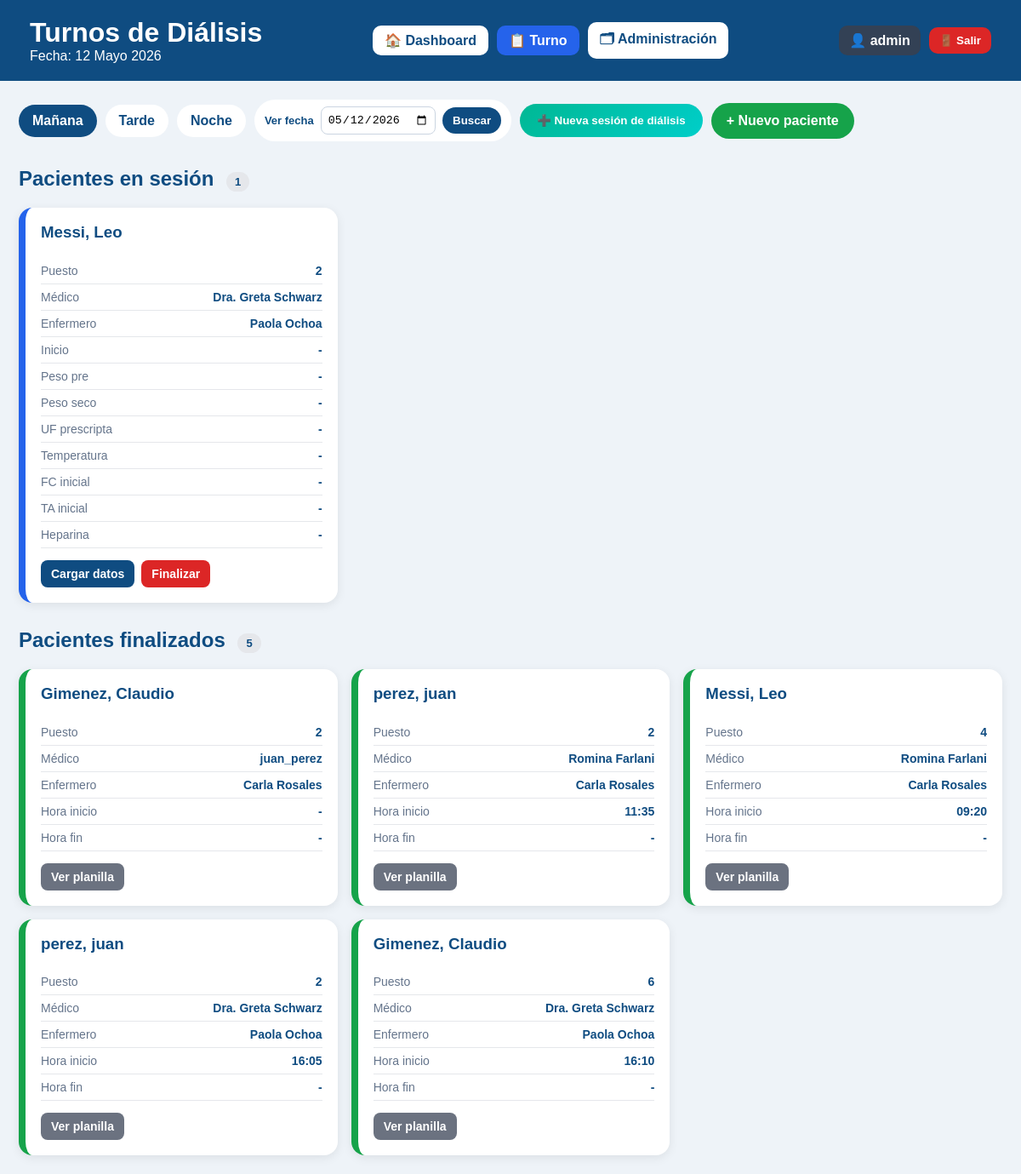
/turno/?turno=manana&fecha=2026-05-12 (signed in), run on the app's committed database.
### sesiones/models.py (models this page shows, shortened)
class SesionDialisis(models.Model):
    TURNO_CHOICES = [
        ("manana", "Mañana"),
        ("tarde", "Tarde"),
        ("noche", "Noche"),
    ]
    ESTADO_CHOICES = [
        ("pendiente", "Pendiente"),
        ("activa", "En sesión"),
        ("finalizada", "Finalizada"),
    ]
    MEDICO_CHOICES = [
    ("juan_perez", "Dr. Juan Pérez"),
    ("maria_garcia", "Dra. María García"),
    ("roberto_lopez", "Dr. Roberto López"),
]
    paciente = models.ForeignKey(Paciente, on_delete=models.CASCADE)
    puesto = models.ForeignKey(Puesto, on_delete=models.SET_NULL, null=True, blank=True)
    fecha = models.DateField()
    turno = models.CharField(max_length=10, choices=TURNO_CHOICES)
    estado = models.CharField(max_length=20, choices=ESTADO_CHOICES, default="pendiente")
    medico_asignado = models.CharField(
        max_length=20,
        choices=MEDICO_CHOICES,
        blank=True,
        null=True,
    )
    enfermero_asignado = models.CharField(
        max_length=100,
        blank=True,
        null=True,
    )
    peso_pre = models.DecimalField(max_digits=5, decimal_places=2, null=True, blank=True)
    peso_post = models.DecimalField(max_digits=5, decimal_places=2, null=True, blank=True)
    ta_inicial = models.CharField(max_length=20, blank=True)
    ta_final = models.CharField(max_length=20, blank=True)
    medicacion = models.TextField(blank=True)
    incidencias = models.TextField(blank=True)
    observaciones = models.TextField(blank=True)  # Campo anterior, queda por compatibilidad.
    finalizada = models.BooleanField(default=False)
    creada_en = models.DateTimeField(auto_now_add=True)
    class Meta:
        ordering = ["-fecha", "turno"]

class Puesto(models.Model):
    numero = models.PositiveIntegerField(unique=True)
    activo = models.BooleanField(default=True)

class PlanillaHemodialisis(models.Model):
    sesion = models.OneToOneField(SesionDialisis, on_delete=models.CASCADE)
    acceso_vascular = models.CharField(max_length=100, blank=True)
    dializador = models.CharField(max_length=100, blank=True)
    concentrado = models.CharField(max_length=100, blank=True)
    agujas = models.CharField(max_length=100, blank=True)
    talla = models.CharField(max_length=50, blank=True)
    peso_seco = models.DecimalField(max_digits=5, decimal_places=2, null=True, blank=True)
    td = models.CharField(max_length=50, blank=True)
    qb = models.CharField(max_length=50, blank=True)
    qd = models.CharField(max_length=50, blank=True)
    na = models.CharField(max_length=50, blank=True)
    peso_pre = models.DecimalField(max_digits=5, decimal_places=2, null=True, blank=True)
    peso_post = models.DecimalField(max_digits=5, decimal_places=2, null=True, blank=True)
    uf_prescripta = models.CharField(max_length=50, blank=True)
    temperatura_inicial = models.CharField(max_length=50, blank=True)
    frecuencia_cardiaca_inicial = models.CharField(max_length=50, blank=True)
    ta_inicial = models.CharField(max_length=50, blank=True)
    heparina_inicial = models.CharField(max_length=100, blank=True)
    hora_inicio = models.CharField(max_length=50, blank=True)
    temperatura_final = models.CharField(max_length=50, blank=True)
    ta_egreso = models.CharField(max_length=50, blank=True)
    frecuencia_cardiaca_final = models.CharField(max_length=50, blank=True)
    uf_final = models.CharField(max_length=50, blank=True)
    hora_fin = models.CharField(max_length=50, blank=True)
    atb = models.CharField(max_length=100, blank=True)
    observaciones = models.TextField(blank=True)  # Campo anterior, queda por compatibilidad.
    observaciones_enfermeria = models.TextField(blank=True)
    observaciones_medicas = models.TextField(blank=True)

### pacientes/models.py (models this page shows)
class Paciente(models.Model):
    nombre = models.CharField(max_length=100)
    apellido = models.CharField(max_length=100)
    dni = models.CharField(
        max_length=20,
        unique=True
    )
    fecha_nacimiento = models.DateField(
        null=True,
        blank=True
    )
    telefono = models.CharField(
        max_length=30,
        blank=True
    )
    direccion = models.CharField(
        max_length=200,
        blank=True
    )
    obra_social = models.CharField(
        max_length=100,
        blank=True
    )
    numero_afiliado = models.CharField(
        max_length=100,
        blank=True
    )
    fecha_ingreso_dialisis = models.DateField(
        null=True,
        blank=True
    )
    etiologia = models.TextField(
        blank=True
    )
    diagnostico = models.TextField(
        blank=True
    )
    acceso_vascular = models.CharField(
        max_length=100,
        blank=True
    )
    medico_tratante = models.CharField(
        max_length=100,
        blank=True
    )
    activo = models.BooleanField(
        default=True
    )
    observaciones = models.TextField(
        blank=True
    )
    creado_en = models.DateTimeField(
        auto_now_add=True
    )
    class Meta:
        ordering = ["apellido", "nombre"]
    def __str__(self):
        return f"{self.apellido}, {self.nombre}"

### dashboard/views.py (the view, shortened to what this page needs)
# urls.py: path("turno/", views.turno, name="turno"),
@login_required
def turno(request):
    turno_actual = request.GET.get("turno", "manana")
    fecha_get = request.GET.get("fecha")
    if fecha_get:
        try:
            hoy = datetime.strptime(fecha_get, "%Y-%m-%d").date()
        except ValueError:
            hoy = date.today()
    else:
        hoy = date.today()
    medicos = User.objects.filter(
        username__icontains="medico"
    ).order_by("first_name", "last_name", "username")
    pacientes = Paciente.objects.filter(activo=True).order_by("apellido", "nombre")
    puestos = Puesto.objects.filter(activo=True).order_by("numero")
    sesiones = list(
        SesionDialisis.objects.filter(
            fecha=hoy,
            turno=turno_actual,
        ).select_related("paciente", "puesto")
    )
    for s in sesiones:
        try:
            s.planilla = s.planillahemodialisis
            if s.planilla.hora_inicio and s.planilla.hora_fin:
                h_inicio = datetime.strptime(s.planilla.hora_inicio, "%H:%M")
                h_fin = datetime.strptime(s.planilla.hora_fin, "%H:%M")
                diferencia = h_fin - h_inicio
                horas = diferencia.seconds // 3600
                minutos = (diferencia.seconds % 3600) // 60
                s.duracion = f"{horas}h {minutos}m"
            else:
                s.duracion = None
        except Exception:
            s.planilla = None
            s.duracion = None
    sesiones_activas = [
        s for s in sesiones if s.estado == "activa" and not s.finalizada
    ]
    sesiones_finalizadas = [
        s for s in sesiones if s.finalizada
    ]
    context = {
        "hoy": hoy,
        "turno_actual": turno_actual,
        "pacientes": pacientes,
        "puestos": puestos,
        "medicos": medicos,
        "sesiones_activas": sesiones_activas,
        "sesiones_finalizadas": sesiones_finalizadas,
        "sesiones_pendientes": [],
    }
    context.update(contexto_roles(request))
    return render(request, "dashboard/turno.html", context)

### dashboard/templates/dashboard/turno.html (shortened to what this page needs)
<!DOCTYPE html>
<html lang="es">
<head>
</head>
<body>
<div class="header">
    <div class="nav-bar">
        <div>
            <h1 style="margin:0;">Turnos de Diálisis</h1>
            <div>Fecha: {{ hoy }}</div>
        </div>
        <div class="nav-left">
            <a href="/dashboard/" class="nav-btn">🏠 Dashboard</a>
            <a href="/turno/" class="nav-btn active">📋 Turno</a>
            <a href="/pacientes/" class="nav-btn">    🗂 Administración</a>
        </div>
        <div class="nav-right">
            <span class="usuario">👤 {{ usuario_actual }}</span>
            <form method="post" action="{% url 'logout' %}">
                <button type="submit" class="btn-logout">🚪 Salir</button>
            </form>
        </div>
    </div>
</div>
<div class="container">
    <div class="turnos">
        <a href="/turno/?turno=manana" class="{% if turno_actual == 'manana' %}activo{% endif %}">
            Mañana
        </a>
        <a href="/turno/?turno=tarde" class="{% if turno_actual == 'tarde' %}activo{% endif %}">
            Tarde
        </a>
        <a href="/turno/?turno=noche" class="{% if turno_actual == 'noche' %}activo{% endif %}">
            Noche
        </a>
<form method="get" action="/turno/" class="form-fecha">
    <label>Ver fecha</label>
    <input type="date" name="fecha" value="{{ hoy|date:'Y-m-d' }}">
    <button type="submit">
        Buscar
    </button>
</form>
        <button type="button" onclick="toggleCarga()" class="btn-nueva-sesion">
            ➕ Nueva sesión de diálisis
        </button>
        <a href="{% url 'crear_paciente_basico' %}" class="btn-cargar">
            + Nuevo paciente
        </a>
    </div>
    <div class="seccion">
        <h2>
            Pacientes en sesión
            <span class="contador">{{ sesiones_activas|length }}</span>
        </h2>
        <div class="fichas">
            {% for sesion in sesiones_activas %}
                <div class="card activa">
                    <h3>
                        <a href="{% url 'historial_paciente' sesion.paciente.id %}" style="text-decoration:none;color:#0f4c81;">
                            {{ sesion.paciente }}
                        </a>
                    </h3>
                    <div class="linea">
                        <span>Puesto</span>
                        <strong>{{ sesion.puesto.numero|default:"-" }}</strong>
                    </div>
                    <div class="linea">
                        <span>Médico</span>
                        <strong>{{ sesion.medico_asignado|default:"Sin asignar" }}</strong>
                    </div>
                    <div class="linea">
                        <span>Enfermero</span>
                        <strong>{{ sesion.enfermero_asignado|default:"Sin asignar" }}</strong>
                    </div>
<div class="linea">
    <span>Inicio</span>
    <strong>{{ sesion.planilla.hora_inicio|default:"-" }}</strong>
</div>
<div class="linea">
    <span>Peso pre</span>
    <strong>{{ sesion.peso_pre|default:"-" }}</strong>
</div>
<div class="linea">
    <span>Peso seco</span>
    <strong>{{ sesion.planilla.peso_seco|default:"-" }}</strong>
</div>
<div class="linea">
    <span>UF prescripta</span>
    <strong>{{ sesion.planilla.uf_prescripta|default:"-" }}</strong>
</div>
<div class="linea">
    <span>Temperatura</span>
    <strong>{{ sesion.planilla.temperatura_inicial|default:"-" }}</strong>
</div>
<div class="linea">
    <span>FC inicial</span>
    <strong>{{ sesion.planilla.frecuencia_cardiaca_inicial|default:"-" }}</strong>
</div>
<div class="linea">
    <span>TA inicial</span>
    <strong>{{ sesion.ta_inicial|default:"-" }}</strong>
</div>
<div class="linea">
    <span>Heparina</span>
    <strong>{{ sesion.planilla.heparina_inicial|default:"-" }}</strong>
</div>
                    <div class="acciones">
                        <a class="btn" href="{% url 'editar_signos' sesion.id %}">
                            Cargar datos
                        </a>
                        <a class="btn btn-danger" href="{% url 'finalizar_sesion' sesion.id %}">
                            Finalizar
                        </a>
                    </div>
                </div>
            {% empty %}
                <div class="vacio">
                    No hay pacientes en sesión.
                </div>
            {% endfor %}
        </div>
    </div>
    <div class="seccion">
        <h2>
            Pacientes finalizados
            <span class="contador">{{ sesiones_finalizadas|length }}</span>
        </h2>
        <div class="fichas">
            {% for sesion in sesiones_finalizadas %}
                <div class="card finalizada">
                    <h3>
                        <a href="{% url 'historial_paciente' sesion.paciente.id %}" style="text-decoration:none;color:#0f4c81;">
                            {{ sesion.paciente }}
                        </a>
                    </h3>
                    <div class="linea">
                        <span>Puesto</span>
                        <strong>{{ sesion.puesto.numero|default:"-" }}</strong>
                    </div>
                    <div class="linea">
                        <span>Médico</span>
                        <strong>{{ sesion.medico_asignado|default:"Sin asignar" }}</strong>
                    </div>
                    <div class="linea">
                        <span>Enfermero</span>
                        <strong>{{ sesion.enfermero_asignado|default:"Sin asignar" }}</strong>
                    </div>
                    <div class="linea">
                        <span>Hora inicio</span>
                        <strong>{{ sesion.planilla.hora_inicio|default:"-" }}</strong>
                    </div>
                    <div class="linea">
                        <span>Hora fin</span>
                        <strong>{{ sesion.planilla.hora_fin|default:"-" }}</strong>
                    </div>
                    <div class="acciones">
                        <a class="btn btn-gray" href="{% url 'editar_signos' sesion.id %}">
                            Ver planilla
                        </a>
                    </div>
                </div>
            {% empty %}
                <div class="vacio">
                    No hay pacientes finalizados.
                </div>
            {% endfor %}
        </div>
    </div>
</div>
</body>
</html>

### data on the page
SesionDialisis: paciente "Messi, Leo", puesto.numero "2", medico_asignado "Dra. Greta Schwarz", enfermero_asignado "Paola Ochoa", planilla.hora_inicio "-", peso_pre "-", planilla.peso_seco "-", planilla.uf_prescripta "-", planilla.temperatura_inicial "-", planilla.frecuencia_cardiaca_inicial "-", ta_inicial "-", planilla.heparina_inicial "-"
SesionDialisis: paciente "Gimenez, Claudio", puesto.numero "2", medico_asignado "juan_perez", enfermero_asignado "Carla Rosales", planilla.hora_inicio "-", planilla.hora_fin "-"
SesionDialisis: paciente "perez, juan", puesto.numero "2", medico_asignado "Romina Farlani", enfermero_asignado "Carla Rosales", planilla.hora_inicio "11:35", planilla.hora_fin "-"
SesionDialisis: paciente "Messi, Leo", puesto.numero "4", medico_asignado "Romina Farlani", enfermero_asignado "Carla Rosales", planilla.hora_inicio "09:20", planilla.hora_fin "-"
SesionDialisis: paciente "perez, juan", puesto.numero "2", medico_asignado "Dra. Greta Schwarz", enfermero_asignado "Paola Ochoa", planilla.hora_inicio "16:05", planilla.hora_fin "-"
SesionDialisis: paciente "Gimenez, Claudio", puesto.numero "6", medico_asignado "Dra. Greta Schwarz", enfermero_asignado "Paola Ochoa", planilla.hora_inicio "16:10", planilla.hora_fin "-"

### other printed values
{{ hoy }} "12 Mayo 2026"
{{ usuario_actual }} "admin"
{{ sesiones_activas|length }} "1"
{{ sesiones_finalizadas|length }} "5"
